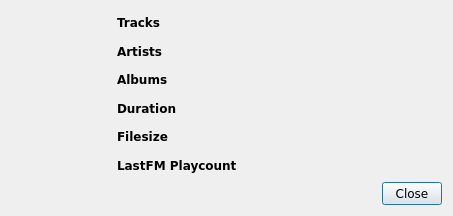
<?xml version="1.0" encoding="UTF-8"?>
<ui version="4.0">
 <class>Library_Info_Box</class>
 <widget class="QDialog" name="Library_Info_Box">
  <property name="geometry">
   <rect>
    <x>0</x>
    <y>0</y>
    <width>453</width>
    <height>216</height>
   </rect>
  </property>
  <property name="windowTitle">
   <string>Info</string>
  </property>
  <layout class="QGridLayout" name="gridLayout">
   <item row="3" column="2">
    <widget class="QLabel" name="lab_duration_value">
     <property name="font">
      <font>
       <family>DejaVu Sans</family>
      </font>
     </property>
     <property name="text">
      <string/>
     </property>
    </widget>
   </item>
   <item row="1" column="2">
    <widget class="QLabel" name="lab_artist_count">
     <property name="font">
      <font>
       <family>DejaVu Sans</family>
      </font>
     </property>
     <property name="text">
      <string/>
     </property>
    </widget>
   </item>
   <item row="5" column="1">
    <widget class="QLabel" name="lab_lfm">
     <property name="font">
      <font>
       <family>DejaVu Sans</family>
       <weight>75</weight>
       <bold>true</bold>
      </font>
     </property>
     <property name="text">
      <string>LastFM Playcount</string>
     </property>
    </widget>
   </item>
   <item row="1" column="1">
    <widget class="QLabel" name="lab_artists">
     <property name="font">
      <font>
       <family>DejaVu Sans</family>
       <weight>75</weight>
       <bold>true</bold>
      </font>
     </property>
     <property name="text">
      <string>Artists</string>
     </property>
    </widget>
   </item>
   <item row="7" column="2">
    <widget class="QPushButton" name="btn_cancel">
     <property name="maximumSize">
      <size>
       <width>60</width>
       <height>16777215</height>
      </size>
     </property>
     <property name="font">
      <font>
       <family>DejaVu Sans</family>
      </font>
     </property>
     <property name="focusPolicy">
      <enum>Qt::ClickFocus</enum>
     </property>
     <property name="layoutDirection">
      <enum>Qt::RightToLeft</enum>
     </property>
     <property name="text">
      <string>Close</string>
     </property>
    </widget>
   </item>
   <item row="0" column="2">
    <widget class="QLabel" name="lab_track_count">
     <property name="font">
      <font>
       <family>DejaVu Sans</family>
      </font>
     </property>
     <property name="text">
      <string/>
     </property>
    </widget>
   </item>
   <item row="2" column="2">
    <widget class="QLabel" name="lab_album_count">
     <property name="font">
      <font>
       <family>DejaVu Sans</family>
      </font>
     </property>
     <property name="text">
      <string/>
     </property>
    </widget>
   </item>
   <item row="0" column="1">
    <widget class="QLabel" name="lab_tracks">
     <property name="font">
      <font>
       <family>DejaVu Sans</family>
       <weight>75</weight>
       <bold>true</bold>
      </font>
     </property>
     <property name="text">
      <string>Tracks</string>
     </property>
    </widget>
   </item>
   <item row="3" column="1">
    <widget class="QLabel" name="lab_duration">
     <property name="font">
      <font>
       <family>DejaVu Sans</family>
       <weight>75</weight>
       <bold>true</bold>
      </font>
     </property>
     <property name="text">
      <string>Duration</string>
     </property>
    </widget>
   </item>
   <item row="2" column="1">
    <widget class="QLabel" name="lab_albums">
     <property name="font">
      <font>
       <family>DejaVu Sans</family>
       <weight>75</weight>
       <bold>true</bold>
      </font>
     </property>
     <property name="text">
      <string>Albums</string>
     </property>
    </widget>
   </item>
   <item row="0" column="0" rowspan="6">
    <widget class="QLabel" name="lab_icon">
     <property name="minimumSize">
      <size>
       <width>100</width>
       <height>100</height>
      </size>
     </property>
     <property name="maximumSize">
      <size>
       <width>100</width>
       <height>200</height>
      </size>
     </property>
     <property name="sizeIncrement">
      <size>
       <width>100</width>
       <height>0</height>
      </size>
     </property>
     <property name="font">
      <font>
       <family>DejaVu Sans</family>
      </font>
     </property>
     <property name="text">
      <string/>
     </property>
     <property name="alignment">
      <set>Qt::AlignLeading|Qt::AlignLeft|Qt::AlignTop</set>
     </property>
    </widget>
   </item>
   <item row="5" column="2">
    <widget class="QLabel" name="lab_lfm_playcount">
     <property name="font">
      <font>
       <family>DejaVu Sans</family>
      </font>
     </property>
     <property name="text">
      <string/>
     </property>
    </widget>
   </item>
   <item row="4" column="1">
    <widget class="QLabel" name="label">
     <property name="font">
      <font>
       <family>DejaVu Sans</family>
       <weight>75</weight>
       <bold>true</bold>
      </font>
     </property>
     <property name="text">
      <string>Filesize</string>
     </property>
    </widget>
   </item>
   <item row="4" column="2">
    <widget class="QLabel" name="lab_filesize">
     <property name="font">
      <font>
       <family>DejaVu Sans</family>
      </font>
     </property>
     <property name="text">
      <string/>
     </property>
    </widget>
   </item>
  </layout>
 </widget>
 <resources/>
 <connections>
  <connection>
   <sender>btn_cancel</sender>
   <signal>clicked()</signal>
   <receiver>Library_Info_Box</receiver>
   <slot>close()</slot>
   <hints>
    <hint type="sourcelabel">
     <x>342</x>
     <y>170</y>
    </hint>
    <hint type="destinationlabel">
     <x>190</x>
     <y>96</y>
    </hint>
   </hints>
  </connection>
 </connections>
</ui>
